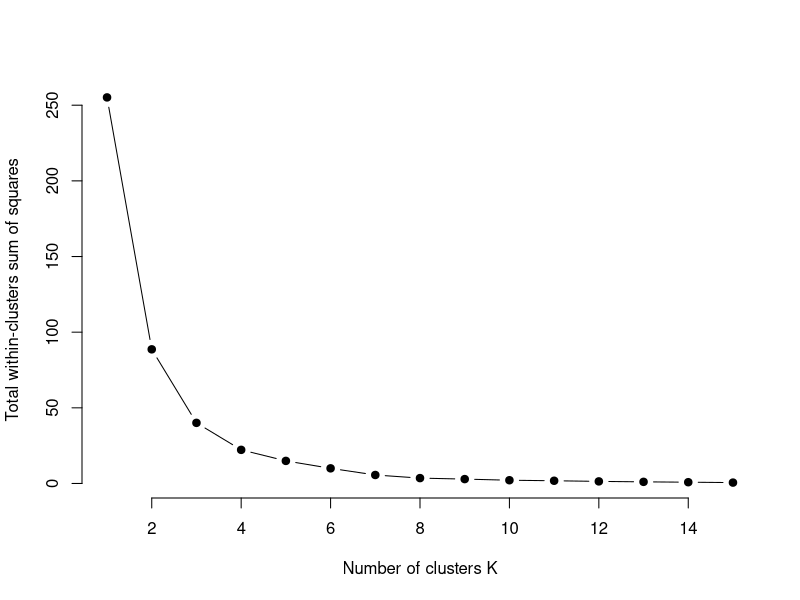
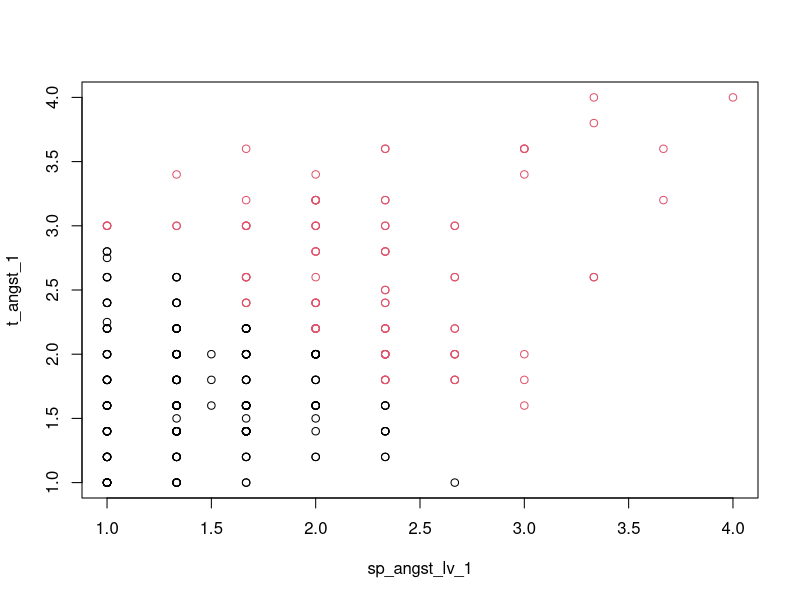

Recreate these plots in R, in order.
library(foreign)
data = read.spss("data.sav", use.value.labels = TRUE, to.data.frame = TRUE)

# find subset of all classes including wagnis or control and get all variables of interest
data = data[data$gruppe_3 == "Spiel-Wagnis" | data$gruppe_3 == "Wagnis-Spiel" | data$gruppe_3 == "Wagnis-Leistung" | data$gruppe_3 == "Leistung-Wagnis" | data$gruppe_3 == "Kontroll", ]

# koerperselbstwert in abhaengigkeit des clusters angst vor Leistungsversagen vs generelle Ängstlichkeit
# note that id's are not integers - id_nummer is decimal if at least NA in row
subset = subset(data, select = c(sp_angst_lv_1, t_angst_1, Nettohoffnung_1, Nettohoffnung_3, id_nummer, gruppe_3))
subset = subset[complete.cases(subset), ]


ca = subset(subset, select = c(sp_angst_lv_1, t_angst_1))

# find optimal k
k.max = 15
wss = sapply(1:k.max, function(k) { # within sum of squares
  kmeans(c(ca$sp_angst_lv_1, ca$t_angst_1), k, nstart=50, iter.max = 15)$tot.withinss
})
plot(1:k.max, wss,
     type="b", pch = 19, frame = FALSE, 
     xlab="Number of clusters K",
     ylab="Total within-clusters sum of squares"
) # elbow method, optimal k between 2-3
# kmeans clustering 
results = kmeans(ca, 2)
results
# plot

plot(ca[c("sp_angst_lv_1", "t_angst_1")], col = results$cluster)

# goal is to assign a cluster group to each subject
rvec = results$cluster
rvec
subset$cluster_group = rvec

sub = subset
sub[1,]
high_group = sub[sub[, "id_nummer"] == 137.0,]$cluster_group
high_group

sub$gruppe_3 <- as.character(sub$gruppe_3)
for (i in 1:nrow(sub)) {
  if (sub$cluster_group[i] == high_group) { # assign cluster group
    sub$cluster_group[i] = 'high'
  } else {
    sub$cluster_group[i] = 'low'
  }
  if (sub$gruppe_3[i] != "Kontroll") {
    sub$gruppe_3[i] = "Experimental"
  }
}

# find number of subjects in each group
nkh = 0
nkl = 0
neh = 0
nel = 0
for (i in 1:nrow(sub)) {
  if (sub$gruppe_3[i] == 'Kontroll' & sub$cluster_group[i] == "high") {
    nkh = nkh + 1
  } else if (sub$gruppe_3[i] == 'Kontroll' & sub$cluster_group[i] == "low") {
    nkl = nkl + 1
  } else if (sub$gruppe_3[i] == 'Experimental' & sub$cluster_group[i] == "high") {
    neh = neh + 1
  } else if (sub$gruppe_3[i] == 'Experimental' & sub$cluster_group[i] == "low") {
    nel = nel + 1
  }
}
write.csv(sub, './cluster-nettohoffnung.csv')
